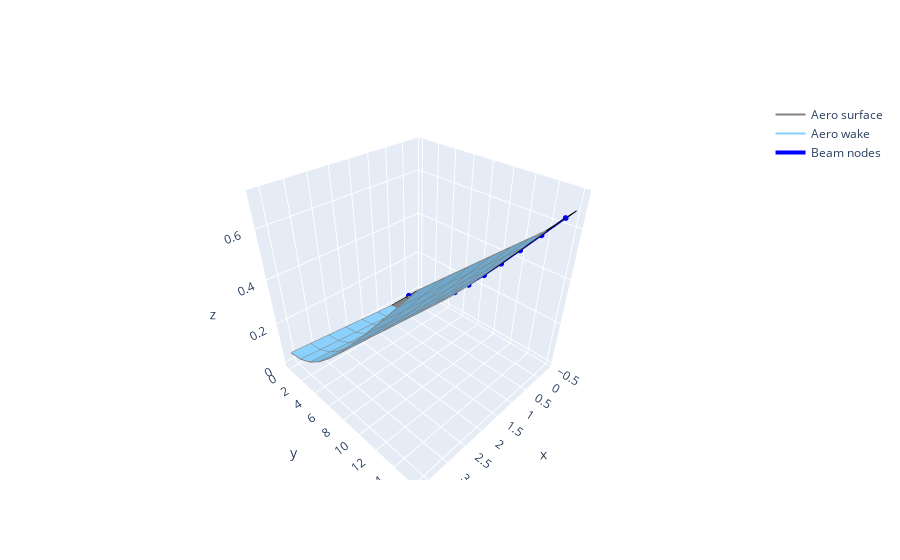

This figure's notebook cell:
### Code cell
pu.plot_timestep(sharpy_output, tstep=-400, minus_mstar=(wake_panels-6), plotly=True)

### Figure 1 — Plotly figure (JSON) as saved in the notebook; plotly's stock layout.template omitted (floating-point values rounded to 4 significant figures)
{"data": [{"line": {"color": "grey"}, "mode": "lines", "name": "Aero surface", "surfaceaxis": 2, "type": "scatter3d", "x": [-0.375, 0.125, 0.125, -0.375, -0.375], "y": [-6.108e-18, 2.036e-18, 1.6, 1.6, -6.108e-18], "z": [-3.247e-17, 1.082e-17, 0.01329, 0.01375, -3.247e-17]}, {"line": {"color": "grey"}, "mode": "lines", "showlegend": false, "surfaceaxis": 2, "type": "scatter3d", "x": [-0.375, 0.125, 0.125, -0.375, -0.375], "y": [1.6, 1.6, 3.2, 3.199, 1.6], "z": [0.01375, 0.01329, 0.04796, 0.04884, 0.01375]}, {"line": {"color": "grey"}, "mode": "lines", "showlegend": false, "surfaceaxis": 2, "type": "scatter3d", "x": [-0.375, 0.125, 0.1251, -0.3749, -0.375], "y": [3.199, 3.2, 4.799, 4.798, 3.199], "z": [0.04884, 0.04796, 0.09942, 0.1007, 0.04884]}, {"line": {"color": "grey"}, "mode": "lines", "showlegend": false, "surfaceaxis": 2, "type": "scatter3d", "x": [-0.3749, 0.1251, 0.1252, -0.3748, -0.3749], "y": [4.798, 4.799, 6.398, 6.396, 4.798], "z": [0.1007, 0.09942, 0.1638, 0.1654, 0.1007]}, {"line": {"color": "grey"}, "mode": "lines", "showlegend": false, "surfaceaxis": 2, "type": "scatter3d", "x": [-0.3748, 0.1252, 0.1253, -0.3747, -0.3748], "y": [6.396, 6.398, 7.996, 7.994, 6.396], "z": [0.1654, 0.1638, 0.2375, 0.2394, 0.1654]}, {"line": {"color": "grey"}, "mode": "lines", "showlegend": false, "surfaceaxis": 2, "type": "scatter3d", "x": [-0.3747, 0.1253, 0.1254, -0.3746, -0.3747], "y": [7.994, 7.996, 9.594, 9.592, 7.994], "z": [0.2394, 0.2375, 0.3178, 0.3198, 0.2394]}, {"line": {"color": "grey"}, "mode": "lines", "showlegend": false, "surfaceaxis": 2, "type": "scatter3d", "x": [-0.3746, 0.1254, 0.1255, -0.3745, -0.3746], "y": [9.592, 9.594, 11.19, 11.19, 9.592], "z": [0.3198, 0.3178, 0.402, 0.4042, 0.3198]}, {"line": {"color": "grey"}, "mode": "lines", "showlegend": false, "surfaceaxis": 2, "type": "scatter3d", "x": [-0.3745, 0.1255, 0.1257, -0.3743, -0.3745], "y": [11.19, 11.19, 12.79, 12.79, 11.19], "z": [0.4042, 0.402, 0.4885, 0.4908, 0.4042]}, {"line": {"color": "grey"}, "mode": "lines", "showlegend": false, "surfaceaxis": 2, "type": "scatter3d", "x": [-0.3743, 0.1257, 0.1258, -0.3741, -0.3743], "y": [12.79, 12.79, 14.39, 14.38, 12.79], "z": [0.4908, 0.4885, 0.5759, 0.5783, 0.4908]}, {"line": {"color": "grey"}, "mode": "lines", "showlegend": false, "surfaceaxis": 2, "type": "scatter3d", "x": [-0.3741, 0.1258, 0.126, -0.374, -0.3741], "y": [14.38, 14.39, 15.98, 15.98, 14.38], "z": [0.5783, 0.5759, 0.6635, 0.6659, 0.5783]}, {"line": {"color": "grey"}, "mode": "lines", "showlegend": false, "surfaceaxis": 2, "type": "scatter3d", "x": [0.125, 0.625, 0.625, 0.125, 0.125], "y": [2.036e-18, 1.018e-17, 1.601, 1.6, 2.036e-18], "z": [1.082e-17, 5.412e-17, 0.01283, 0.01329, 1.082e-17]}, {"line": {"color": "grey"}, "mode": "lines", "showlegend": false, "surfaceaxis": 2, "type": "scatter3d", "x": [0.125, 0.625, 0.625, 0.125, 0.125], "y": [1.6, 1.601, 3.201, 3.2, 1.6], "z": [0.01329, 0.01283, 0.04707, 0.04796, 0.01329]}, {"line": {"color": "grey"}, "mode": "lines", "showlegend": false, "surfaceaxis": 2, "type": "scatter3d", "x": [0.125, 0.625, 0.6251, 0.1251, 0.125], "y": [3.2, 3.201, 4.8, 4.799, 3.2], "z": [0.04796, 0.04707, 0.09818, 0.09942, 0.04796]}, {"line": {"color": "grey"}, "mode": "lines", "showlegend": false, "surfaceaxis": 2, "type": "scatter3d", "x": [0.1251, 0.6251, 0.6252, 0.1252, 0.1251], "y": [4.799, 4.8, 6.399, 6.398, 4.799], "z": [0.09942, 0.09818, 0.1623, 0.1638, 0.09942]}, {"line": {"color": "grey"}, "mode": "lines", "showlegend": false, "surfaceaxis": 2, "type": "scatter3d", "x": [0.1252, 0.6252, 0.6253, 0.1253, 0.1252], "y": [6.398, 6.399, 7.998, 7.996, 6.398], "z": [0.1638, 0.1623, 0.2357, 0.2375, 0.1638]}, {"line": {"color": "grey"}, "mode": "lines", "showlegend": false, "surfaceaxis": 2, "type": "scatter3d", "x": [0.1253, 0.6253, 0.6254, 0.1254, 0.1253], "y": [7.996, 7.998, 9.596, 9.594, 7.996], "z": [0.2375, 0.2357, 0.3157, 0.3178, 0.2375]}, {"line": {"color": "grey"}, "mode": "lines", "showlegend": false, "surfaceaxis": 2, "type": "scatter3d", "x": [0.1254, 0.6254, 0.6255, 0.1255, 0.1254], "y": [9.594, 9.596, 11.19, 11.19, 9.594], "z": [0.3178, 0.3157, 0.3998, 0.402, 0.3178]}, {"line": {"color": "grey"}, "mode": "lines", "showlegend": false, "surfaceaxis": 2, "type": "scatter3d", "x": [0.1255, 0.6255, 0.6257, 0.1257, 0.1255], "y": [11.19, 11.19, 12.79, 12.79, 11.19], "z": [0.402, 0.3998, 0.4862, 0.4885, 0.402]}, {"line": {"color": "grey"}, "mode": "lines", "showlegend": false, "surfaceaxis": 2, "type": "scatter3d", "x": [0.1257, 0.6257, 0.6258, 0.1258, 0.1257], "y": [12.79, 12.79, 14.39, 14.39, 12.79], "z": [0.4885, 0.4862, 0.5735, 0.5759, 0.4885]}, {"line": {"color": "grey"}, "mode": "lines", "showlegend": false, "surfaceaxis": 2, "type": "scatter3d", "x": [0.1258, 0.6258, 0.626, 0.126, 0.1258], "y": [14.39, 14.39, 15.99, 15.98, 14.39], "z": [0.5759, 0.5735, 0.6611, 0.6635, 0.5759]}, {"line": {"color": "black"}, "mode": "lines", "showlegend": false, "type": "scatter3d", "x": [-0.375, -0.375, -0.375, -0.3749, -0.3748, -0.3747, -0.3746, -0.3745, -0.3743, -0.3741, -0.374], "y": [-6.108e-18, 1.6, 3.199, 4.798, 6.396, 7.994, 9.592, 11.19, 12.79, 14.38, 15.98], "z": [-3.247e-17, 0.01375, 0.04884, 0.1007, 0.1654, 0.2394, 0.3198, 0.4042, 0.4908, 0.5783, 0.6659]}, {"line": {"color": "black"}, "mode": "lines", "showlegend": false, "type": "scatter3d", "x": [0.125, 0.125, 0.125, 0.1251, 0.1252, 0.1253, 0.1254, 0.1255, 0.1257, 0.1258, 0.126], "y": [2.036e-18, 1.6, 3.2, 4.799, 6.398, 7.996, 9.594, 11.19, 12.79, 14.39, 15.98], "z": [1.082e-17, 0.01329, 0.04796, 0.09942, 0.1638, 0.2375, 0.3178, 0.402, 0.4885, 0.5759, 0.6635]}, {"line": {"color": "black"}, "mode": "lines", "showlegend": false, "type": "scatter3d", "x": [0.625, 0.625, 0.625, 0.6251, 0.6252, 0.6253, 0.6254, 0.6255, 0.6257, 0.6258, 0.626], "y": [1.018e-17, 1.601, 3.201, 4.8, 6.399, 7.998, 9.596, 11.19, 12.79, 14.39, 15.99], "z": [5.412e-17, 0.01283, 0.04707, 0.09818, 0.1623, 0.2357, 0.3157, 0.3998, 0.4862, 0.5735, 0.6611]}, {"line": {"color": "black"}, "mode": "lines", "showlegend": false, "type": "scatter3d", "x": [-0.375, 0.125, 0.625], "y": [-6.108e-18, 2.036e-18, 1.018e-17], "z": [-3.247e-17, 1.082e-17, 5.412e-17]}, {"line": {"color": "black"}, "mode": "lines", "showlegend": false, "type": "scatter3d", "x": [-0.375, 0.125, 0.625], "y": [1.6, 1.6, 1.601], "z": [0.01375, 0.01329, 0.01283]}, {"line": {"color": "black"}, "mode": "lines", "showlegend": false, "type": "scatter3d", "x": [-0.375, 0.125, 0.625], "y": [3.199, 3.2, 3.201], "z": [0.04884, 0.04796, 0.04707]}, {"line": {"color": "black"}, "mode": "lines", "showlegend": false, "type": "scatter3d", "x": [-0.3749, 0.1251, 0.6251], "y": [4.798, 4.799, 4.8], "z": [0.1007, 0.09942, 0.09818]}, {"line": {"color": "black"}, "mode": "lines", "showlegend": false, "type": "scatter3d", "x": [-0.3748, 0.1252, 0.6252], "y": [6.396, 6.398, 6.399], "z": [0.1654, 0.1638, 0.1623]}, {"line": {"color": "black"}, "mode": "lines", "showlegend": false, "type": "scatter3d", "x": [-0.3747, 0.1253, 0.6253], "y": [7.994, 7.996, 7.998], "z": [0.2394, 0.2375, 0.2357]}, {"line": {"color": "black"}, "mode": "lines", "showlegend": false, "type": "scatter3d", "x": [-0.3746, 0.1254, 0.6254], "y": [9.592, 9.594, 9.596], "z": [0.3198, 0.3178, 0.3157]}, {"line": {"color": "black"}, "mode": "lines", "showlegend": false, "type": "scatter3d", "x": [-0.3745, 0.1255, 0.6255], "y": [11.19, 11.19, 11.19], "z": [0.4042, 0.402, 0.3998]}, {"line": {"color": "black"}, "mode": "lines", "showlegend": false, "type": "scatter3d", "x": [-0.3743, 0.1257, 0.6257], "y": [12.79, 12.79, 12.79], "z": [0.4908, 0.4885, 0.4862]}, {"line": {"color": "black"}, "mode": "lines", "showlegend": false, "type": "scatter3d", "x": [-0.3741, 0.1258, 0.6258], "y": [14.38, 14.39, 14.39], "z": [0.5783, 0.5759, 0.5735]}, {"line": {"color": "black"}, "mode": "lines", "showlegend": false, "type": "scatter3d", "x": [-0.374, 0.126, 0.626], "y": [15.98, 15.98, 15.99], "z": [0.6659, 0.6635, 0.6611]}, {"line": {"color": "lightskyblue"}, "mode": "lines", "name": "Aero wake", "surfaceaxis": 2, "type": "scatter3d", "x": [0.625, 1.125, 1.125, 0.625, 0.625], "y": [1.018e-17, 1.018e-17, 1.599, 1.601, 1.018e-17], "z": [5.412e-17, 0.008726, 0.02163, 0.01283, 5.412e-17]}, {"line": {"color": "lightskyblue"}, "mode": "lines", "showlegend": false, "surfaceaxis": 2, "type": "scatter3d", "x": [0.625, 1.125, 1.125, 0.625, 0.625], "y": [1.601, 1.599, 3.201, 3.201, 1.601], "z": [0.01283, 0.02163, 0.05597, 0.04707, 0.01283]}, {"line": {"color": "lightskyblue"}, "mode": "lines", "showlegend": false, "surfaceaxis": 2, "type": "scatter3d", "x": [0.625, 1.125, 1.125, 0.6251, 0.625], "y": [3.201, 3.201, 4.8, 4.8, 3.201], "z": [0.04707, 0.05597, 0.1071, 0.09818, 0.04707]}, {"line": {"color": "lightskyblue"}, "mode": "lines", "showlegend": false, "surfaceaxis": 2, "type": "scatter3d", "x": [0.6251, 1.125, 1.125, 0.6252, 0.6251], "y": [4.8, 4.8, 6.399, 6.399, 4.8], "z": [0.09818, 0.1071, 0.1713, 0.1623, 0.09818]}, {"line": {"color": "lightskyblue"}, "mode": "lines", "showlegend": false, "surfaceaxis": 2, "type": "scatter3d", "x": [0.6252, 1.125, 1.125, 0.6253, 0.6252], "y": [6.399, 6.399, 7.998, 7.998, 6.399], "z": [0.1623, 0.1713, 0.2448, 0.2357, 0.1623]}, {"line": {"color": "lightskyblue"}, "mode": "lines", "showlegend": false, "surfaceaxis": 2, "type": "scatter3d", "x": [0.6253, 1.125, 1.125, 0.6254, 0.6253], "y": [7.998, 7.998, 9.596, 9.596, 7.998], "z": [0.2357, 0.2448, 0.3248, 0.3157, 0.2357]}, {"line": {"color": "lightskyblue"}, "mode": "lines", "showlegend": false, "surfaceaxis": 2, "type": "scatter3d", "x": [0.6254, 1.125, 1.125, 0.6255, 0.6254], "y": [9.596, 9.596, 11.19, 11.19, 9.596], "z": [0.3157, 0.3248, 0.4089, 0.3998, 0.3157]}, {"line": {"color": "lightskyblue"}, "mode": "lines", "showlegend": false, "surfaceaxis": 2, "type": "scatter3d", "x": [0.6255, 1.125, 1.125, 0.6257, 0.6255], "y": [11.19, 11.19, 12.79, 12.79, 11.19], "z": [0.3998, 0.4089, 0.4952, 0.4862, 0.3998]}, {"line": {"color": "lightskyblue"}, "mode": "lines", "showlegend": false, "surfaceaxis": 2, "type": "scatter3d", "x": [0.6257, 1.125, 1.125, 0.6258, 0.6257], "y": [12.79, 12.79, 14.39, 14.39, 12.79], "z": [0.4862, 0.4952, 0.5825, 0.5735, 0.4862]}, {"line": {"color": "lightskyblue"}, "mode": "lines", "showlegend": false, "surfaceaxis": 2, "type": "scatter3d", "x": [0.6258, 1.125, 1.125, 0.626, 0.6258], "y": [14.39, 14.39, 15.99, 15.99, 14.39], "z": [0.5735, 0.5825, 0.6701, 0.6611, 0.5735]}, {"line": {"color": "lightskyblue"}, "mode": "lines", "showlegend": false, "surfaceaxis": 2, "type": "scatter3d", "x": [1.125, 1.625, 1.625, 1.125, 1.125], "y": [1.018e-17, 1.018e-17, 1.599, 1.599, 1.018e-17], "z": [0.008726, 0.01745, 0.03043, 0.02163, 0.008726]}, {"line": {"color": "lightskyblue"}, "mode": "lines", "showlegend": false, "surfaceaxis": 2, "type": "scatter3d", "x": [1.125, 1.625, 1.624, 1.125, 1.125], "y": [1.599, 1.599, 3.199, 3.201, 1.599], "z": [0.02163, 0.03043, 0.06478, 0.05597, 0.02163]}, {"line": {"color": "lightskyblue"}, "mode": "lines", "showlegend": false, "surfaceaxis": 2, "type": "scatter3d", "x": [1.125, 1.624, 1.624, 1.125, 1.125], "y": [3.201, 3.199, 4.8, 4.8, 3.201], "z": [0.05597, 0.06478, 0.1161, 0.1071, 0.05597]}, {"line": {"color": "lightskyblue"}, "mode": "lines", "showlegend": false, "surfaceaxis": 2, "type": "scatter3d", "x": [1.125, 1.624, 1.624, 1.125, 1.125], "y": [4.8, 4.8, 6.399, 6.399, 4.8], "z": [0.1071, 0.1161, 0.1802, 0.1713, 0.1071]}, {"line": {"color": "lightskyblue"}, "mode": "lines", "showlegend": false, "surfaceaxis": 2, "type": "scatter3d", "x": [1.125, 1.624, 1.624, 1.125, 1.125], "y": [6.399, 6.399, 7.998, 7.998, 6.399], "z": [0.1713, 0.1802, 0.2537, 0.2448, 0.1713]}, {"line": {"color": "lightskyblue"}, "mode": "lines", "showlegend": false, "surfaceaxis": 2, "type": "scatter3d", "x": [1.125, 1.624, 1.624, 1.125, 1.125], "y": [7.998, 7.998, 9.596, 9.596, 7.998], "z": [0.2448, 0.2537, 0.3338, 0.3248, 0.2448]}, {"line": {"color": "lightskyblue"}, "mode": "lines", "showlegend": false, "surfaceaxis": 2, "type": "scatter3d", "x": [1.125, 1.624, 1.624, 1.125, 1.125], "y": [9.596, 9.596, 11.19, 11.19, 9.596], "z": [0.3248, 0.3338, 0.4178, 0.4089, 0.3248]}, {"line": {"color": "lightskyblue"}, "mode": "lines", "showlegend": false, "surfaceaxis": 2, "type": "scatter3d", "x": [1.125, 1.624, 1.624, 1.125, 1.125], "y": [11.19, 11.19, 12.79, 12.79, 11.19], "z": [0.4089, 0.4178, 0.5042, 0.4952, 0.4089]}, {"line": {"color": "lightskyblue"}, "mode": "lines", "showlegend": false, "surfaceaxis": 2, "type": "scatter3d", "x": [1.125, 1.624, 1.624, 1.125, 1.125], "y": [12.79, 12.79, 14.39, 14.39, 12.79], "z": [0.4952, 0.5042, 0.5914, 0.5825, 0.4952]}, {"line": {"color": "lightskyblue"}, "mode": "lines", "showlegend": false, "surfaceaxis": 2, "type": "scatter3d", "x": [1.125, 1.624, 1.624, 1.125, 1.125], "y": [14.39, 14.39, 15.99, 15.99, 14.39], "z": [0.5825, 0.5914, 0.679, 0.6701, 0.5825]}, {"line": {"color": "lightskyblue"}, "mode": "lines", "showlegend": false, "surfaceaxis": 2, "type": "scatter3d", "x": [1.625, 2.125, 2.125, 1.625, 1.625], "y": [1.018e-17, 1.018e-17, 1.6, 1.599, 1.018e-17], "z": [0.01745, 0.02618, 0.03918, 0.03043, 0.01745]}, {"line": {"color": "lightskyblue"}, "mode": "lines", "showlegend": false, "surfaceaxis": 2, "type": "scatter3d", "x": [1.625, 2.125, 2.124, 1.624, 1.625], "y": [1.599, 1.6, 3.199, 3.199, 1.599], "z": [0.03043, 0.03918, 0.07357, 0.06478, 0.03043]}, {"line": {"color": "lightskyblue"}, "mode": "lines", "showlegend": false, "surfaceaxis": 2, "type": "scatter3d", "x": [1.624, 2.124, 2.124, 1.624, 1.624], "y": [3.199, 3.199, 4.797, 4.8, 3.199], "z": [0.06478, 0.07357, 0.1248, 0.1161, 0.06478]}, {"line": {"color": "lightskyblue"}, "mode": "lines", "showlegend": false, "surfaceaxis": 2, "type": "scatter3d", "x": [1.624, 2.124, 2.124, 1.624, 1.624], "y": [4.8, 4.797, 6.399, 6.399, 4.8], "z": [0.1161, 0.1248, 0.189, 0.1802, 0.1161]}, {"line": {"color": "lightskyblue"}, "mode": "lines", "showlegend": false, "surfaceaxis": 2, "type": "scatter3d", "x": [1.624, 2.124, 2.124, 1.624, 1.624], "y": [6.399, 6.399, 7.998, 7.998, 6.399], "z": [0.1802, 0.189, 0.2626, 0.2537, 0.1802]}, {"line": {"color": "lightskyblue"}, "mode": "lines", "showlegend": false, "surfaceaxis": 2, "type": "scatter3d", "x": [1.624, 2.124, 2.124, 1.624, 1.624], "y": [7.998, 7.998, 9.596, 9.596, 7.998], "z": [0.2537, 0.2626, 0.3426, 0.3338, 0.2537]}, {"line": {"color": "lightskyblue"}, "mode": "lines", "showlegend": false, "surfaceaxis": 2, "type": "scatter3d", "x": [1.624, 2.124, 2.124, 1.624, 1.624], "y": [9.596, 9.596, 11.19, 11.19, 9.596], "z": [0.3338, 0.3426, 0.4266, 0.4178, 0.3338]}, {"line": {"color": "lightskyblue"}, "mode": "lines", "showlegend": false, "surfaceaxis": 2, "type": "scatter3d", "x": [1.624, 2.124, 2.124, 1.624, 1.624], "y": [11.19, 11.19, 12.79, 12.79, 11.19], "z": [0.4178, 0.4266, 0.5129, 0.5042, 0.4178]}, {"line": {"color": "lightskyblue"}, "mode": "lines", "showlegend": false, "surfaceaxis": 2, "type": "scatter3d", "x": [1.624, 2.124, 2.124, 1.624, 1.624], "y": [12.79, 12.79, 14.39, 14.39, 12.79], "z": [0.5042, 0.5129, 0.6002, 0.5914, 0.5042]}, {"line": {"color": "lightskyblue"}, "mode": "lines", "showlegend": false, "surfaceaxis": 2, "type": "scatter3d", "x": [1.624, 2.124, 2.124, 1.624, 1.624], "y": [14.39, 14.39, 15.99, 15.99, 14.39], "z": [0.5914, 0.6002, 0.6877, 0.679, 0.5914]}, {"line": {"color": "lightskyblue"}, "mode": "lines", "showlegend": false, "surfaceaxis": 2, "type": "scatter3d", "x": [2.125, 2.625, 2.625, 2.125, 2.125], "y": [1.018e-17, 1.018e-17, 1.6, 1.6, 1.018e-17], "z": [0.02618, 0.0349, 0.0479, 0.03918, 0.02618]}, {"line": {"color": "lightskyblue"}, "mode": "lines", "showlegend": false, "surfaceaxis": 2, "type": "scatter3d", "x": [2.125, 2.625, 2.624, 2.124, 2.125], "y": [1.6, 1.6, 3.199, 3.199, 1.6], "z": [0.03918, 0.0479, 0.08227, 0.07357, 0.03918]}, {"line": {"color": "lightskyblue"}, "mode": "lines", "showlegend": false, "surfaceaxis": 2, "type": "scatter3d", "x": [2.124, 2.624, 2.624, 2.124, 2.124], "y": [3.199, 3.199, 4.8, 4.797, 3.199], "z": [0.07357, 0.08227, 0.1335, 0.1248, 0.07357]}, {"line": {"color": "lightskyblue"}, "mode": "lines", "showlegend": false, "surfaceaxis": 2, "type": "scatter3d", "x": [2.124, 2.624, 2.624, 2.124, 2.124], "y": [4.797, 4.8, 6.399, 6.399, 4.797], "z": [0.1248, 0.1335, 0.1977, 0.189, 0.1248]}, {"line": {"color": "lightskyblue"}, "mode": "lines", "showlegend": false, "surfaceaxis": 2, "type": "scatter3d", "x": [2.124, 2.624, 2.624, 2.124, 2.124], "y": [6.399, 6.399, 7.998, 7.998, 6.399], "z": [0.189, 0.1977, 0.2712, 0.2626, 0.189]}, {"line": {"color": "lightskyblue"}, "mode": "lines", "showlegend": false, "surfaceaxis": 2, "type": "scatter3d", "x": [2.124, 2.624, 2.624, 2.124, 2.124], "y": [7.998, 7.998, 9.596, 9.596, 7.998], "z": [0.2626, 0.2712, 0.3512, 0.3426, 0.2626]}, {"line": {"color": "lightskyblue"}, "mode": "lines", "showlegend": false, "surfaceaxis": 2, "type": "scatter3d", "x": [2.124, 2.624, 2.624, 2.124, 2.124], "y": [9.596, 9.596, 11.19, 11.19, 9.596], "z": [0.3426, 0.3512, 0.4352, 0.4266, 0.3426]}, {"line": {"color": "lightskyblue"}, "mode": "lines", "showlegend": false, "surfaceaxis": 2, "type": "scatter3d", "x": [2.124, 2.624, 2.624, 2.124, 2.124], "y": [11.19, 11.19, 12.79, 12.79, 11.19], "z": [0.4266, 0.4352, 0.5216, 0.5129, 0.4266]}, {"line": {"color": "lightskyblue"}, "mode": "lines", "showlegend": false, "surfaceaxis": 2, "type": "scatter3d", "x": [2.124, 2.624, 2.624, 2.124, 2.124], "y": [12.79, 12.79, 14.39, 14.39, 12.79], "z": [0.5129, 0.5216, 0.6088, 0.6002, 0.5129]}, {"line": {"color": "lightskyblue"}, "mode": "lines", "showlegend": false, "surfaceaxis": 2, "type": "scatter3d", "x": [2.124, 2.624, 2.624, 2.124, 2.124], "y": [14.39, 14.39, 15.99, 15.99, 14.39], "z": [0.6002, 0.6088, 0.6964, 0.6877, 0.6002]}, {"line": {"color": "lightskyblue"}, "mode": "lines", "showlegend": false, "surfaceaxis": 2, "type": "scatter3d", "x": [2.625, 3.125, 3.124, 2.625, 2.625], "y": [1.018e-17, 1.018e-17, 1.599, 1.6, 1.018e-17], "z": [0.0349, 0.04363, 0.05655, 0.0479, 0.0349]}, {"line": {"color": "lightskyblue"}, "mode": "lines", "showlegend": false, "surfaceaxis": 2, "type": "scatter3d", "x": [2.625, 3.124, 3.124, 2.624, 2.625], "y": [1.6, 1.599, 3.201, 3.199, 1.6], "z": [0.0479, 0.05655, 0.09091, 0.08227, 0.0479]}, {"line": {"color": "lightskyblue"}, "mode": "lines", "showlegend": false, "surfaceaxis": 2, "type": "scatter3d", "x": [2.624, 3.124, 3.124, 2.624, 2.624], "y": [3.199, 3.201, 4.8, 4.8, 3.199], "z": [0.08227, 0.09091, 0.1421, 0.1335, 0.08227]}, {"line": {"color": "lightskyblue"}, "mode": "lines", "showlegend": false, "surfaceaxis": 2, "type": "scatter3d", "x": [2.624, 3.124, 3.124, 2.624, 2.624], "y": [4.8, 4.8, 6.399, 6.399, 4.8], "z": [0.1335, 0.1421, 0.2062, 0.1977, 0.1335]}, {"line": {"color": "lightskyblue"}, "mode": "lines", "showlegend": false, "surfaceaxis": 2, "type": "scatter3d", "x": [2.624, 3.124, 3.124, 2.624, 2.624], "y": [6.399, 6.399, 7.998, 7.998, 6.399], "z": [0.1977, 0.2062, 0.2797, 0.2712, 0.1977]}, {"line": {"color": "lightskyblue"}, "mode": "lines", "showlegend": false, "surfaceaxis": 2, "type": "scatter3d", "x": [2.624, 3.124, 3.124, 2.624, 2.624], "y": [7.998, 7.998, 9.596, 9.596, 7.998], "z": [0.2712, 0.2797, 0.3597, 0.3512, 0.2712]}, {"line": {"color": "lightskyblue"}, "mode": "lines", "showlegend": false, "surfaceaxis": 2, "type": "scatter3d", "x": [2.624, 3.124, 3.124, 2.624, 2.624], "y": [9.596, 9.596, 11.19, 11.19, 9.596], "z": [0.3512, 0.3597, 0.4437, 0.4352, 0.3512]}, {"line": {"color": "lightskyblue"}, "mode": "lines", "showlegend": false, "surfaceaxis": 2, "type": "scatter3d", "x": [2.624, 3.124, 3.124, 2.624, 2.624], "y": [11.19, 11.19, 12.79, 12.79, 11.19], "z": [0.4352, 0.4437, 0.5301, 0.5216, 0.4352]}, {"line": {"color": "lightskyblue"}, "mode": "lines", "showlegend": false, "surfaceaxis": 2, "type": "scatter3d", "x": [2.624, 3.124, 3.124, 2.624, 2.624], "y": [12.79, 12.79, 14.39, 14.39, 12.79], "z": [0.5216, 0.5301, 0.6173, 0.6088, 0.5216]}, {"line": {"color": "lightskyblue"}, "mode": "lines", "showlegend": false, "surfaceaxis": 2, "type": "scatter3d", "x": [2.624, 3.124, 3.124, 2.624, 2.624], "y": [14.39, 14.39, 15.99, 15.99, 14.39], "z": [0.6088, 0.6173, 0.7049, 0.6964, 0.6088]}, {"line": {"color": "lightskyblue"}, "mode": "lines", "showlegend": false, "surfaceaxis": 2, "type": "scatter3d", "x": [3.125, 3.625, 3.624, 3.124, 3.125], "y": [1.018e-17, 1.018e-17, 1.601, 1.599, 1.018e-17], "z": [0.04363, 0.05236, 0.0652, 0.05655, 0.04363]}, {"line": {"color": "lightskyblue"}, "mode": "lines", "showlegend": false, "surfaceaxis": 2, "type": "scatter3d", "x": [3.124, 3.624, 3.624, 3.124, 3.124], "y": [1.599, 1.601, 3.201, 3.201, 1.599], "z": [0.05655, 0.0652, 0.09946, 0.09091, 0.05655]}, {"line": {"color": "lightskyblue"}, "mode": "lines", "showlegend": false, "surfaceaxis": 2, "type": "scatter3d", "x": [3.124, 3.624, 3.624, 3.124, 3.124], "y": [3.201, 3.201, 4.8, 4.8, 3.201], "z": [0.09091, 0.09946, 0.1506, 0.1421, 0.09091]}, {"line": {"color": "lightskyblue"}, "mode": "lines", "showlegend": false, "surfaceaxis": 2, "type": "scatter3d", "x": [3.124, 3.624, 3.624, 3.124, 3.124], "y": [4.8, 4.8, 6.399, 6.399, 4.8], "z": [0.1421, 0.1506, 0.2146, 0.2062, 0.1421]}, {"line": {"color": "lightskyblue"}, "mode": "lines", "showlegend": false, "surfaceaxis": 2, "type": "scatter3d", "x": [3.124, 3.624, 3.625, 3.124, 3.124], "y": [6.399, 6.399, 7.998, 7.998, 6.399], "z": [0.2062, 0.2146, 0.2881, 0.2797, 0.2062]}, {"line": {"color": "lightskyblue"}, "mode": "lines", "showlegend": false, "surfaceaxis": 2, "type": "scatter3d", "x": [3.124, 3.625, 3.625, 3.124, 3.124], "y": [7.998, 7.998, 9.596, 9.596, 7.998], "z": [0.2797, 0.2881, 0.3681, 0.3597, 0.2797]}, {"line": {"color": "lightskyblue"}, "mode": "lines", "showlegend": false, "surfaceaxis": 2, "type": "scatter3d", "x": [3.124, 3.625, 3.625, 3.124, 3.124], "y": [9.596, 9.596, 11.19, 11.19, 9.596], "z": [0.3597, 0.3681, 0.4522, 0.4437, 0.3597]}, {"line": {"color": "lightskyblue"}, "mode": "lines", "showlegend": false, "surfaceaxis": 2, "type": "scatter3d", "x": [3.124, 3.625, 3.625, 3.124, 3.124], "y": [11.19, 11.19, 12.79, 12.79, 11.19], "z": [0.4437, 0.4522, 0.5385, 0.5301, 0.4437]}, {"line": {"color": "lightskyblue"}, "mode": "lines", "showlegend": false, "surfaceaxis": 2, "type": "scatter3d", "x": [3.124, 3.625, 3.625, 3.124, 3.124], "y": [12.79, 12.79, 14.39, 14.39, 12.79], "z": [0.5301, 0.5385, 0.6258, 0.6173, 0.5301]}, {"line": {"color": "lightskyblue"}, "mode": "lines", "showlegend": false, "surfaceaxis": 2, "type": "scatter3d", "x": [3.124, 3.625, 3.625, 3.124, 3.124], "y": [14.39, 14.39, 15.99, 15.99, 14.39], "z": [0.6173, 0.6258, 0.7134, 0.7049, 0.6173]}, {"line": {"color": "grey"}, "mode": "lines", "showlegend": false, "type": "scatter3d", "x": [0.625, 0.625, 0.625, 0.6251, 0.6252, 0.6253, 0.6254, 0.6255, 0.6257, 0.6258, 0.626], "y": [1.018e-17, 1.601, 3.201, 4.8, 6.399, 7.998, 9.596, 11.19, 12.79, 14.39, 15.99], "z": [5.412e-17, 0.01283, 0.04707, 0.09818, 0.1623, 0.2357, 0.3157, 0.3998, 0.4862, 0.5735, 0.6611]}, {"line": {"color": "grey"}, "mode": "lines", "showlegend": false, "type": "scatter3d", "x": [1.125, 1.125, 1.125, 1.125, 1.125, 1.125, 1.125, 1.125, 1.125, 1.125, 1.125], "y": [1.018e-17, 1.599, 3.201, 4.8, 6.399, 7.998, 9.596, 11.19, 12.79, 14.39, 15.99], "z": [0.008726, 0.02163, 0.05597, 0.1071, 0.1713, 0.2448, 0.3248, 0.4089, 0.4952, 0.5825, 0.6701]}, {"line": {"color": "grey"}, "mode": "lines", "showlegend": false, "type": "scatter3d", "x": [1.625, 1.625, 1.624, 1.624, 1.624, 1.624, 1.624, 1.624, 1.624, 1.624, 1.624], "y": [1.018e-17, 1.599, 3.199, 4.8, 6.399, 7.998, 9.596, 11.19, 12.79, 14.39, 15.99], "z": [0.01745, 0.03043, 0.06478, 0.1161, 0.1802, 0.2537, 0.3338, 0.4178, 0.5042, 0.5914, 0.679]}, {"line": {"color": "grey"}, "mode": "lines", "showlegend": false, "type": "scatter3d", "x": [2.125, 2.125, 2.124, 2.124, 2.124, 2.124, 2.124, 2.124, 2.124, 2.124, 2.124], "y": [1.018e-17, 1.6, 3.199, 4.797, 6.399, 7.998, 9.596, 11.19, 12.79, 14.39, 15.99], "z": [0.02618, 0.03918, 0.07357, 0.1248, 0.189, 0.2626, 0.3426, 0.4266, 0.5129, 0.6002, 0.6877]}, {"line": {"color": "grey"}, "mode": "lines", "showlegend": false, "type": "scatter3d", "x": [2.625, 2.625, 2.624, 2.624, 2.624, 2.624, 2.624, 2.624, 2.624, 2.624, 2.624], "y": [1.018e-17, 1.6, 3.199, 4.8, 6.399, 7.998, 9.596, 11.19, 12.79, 14.39, 15.99], "z": [0.0349, 0.0479, 0.08227, 0.1335, 0.1977, 0.2712, 0.3512, 0.4352, 0.5216, 0.6088, 0.6964]}, {"line": {"color": "grey"}, "mode": "lines", "showlegend": false, "type": "scatter3d", "x": [3.125, 3.124, 3.124, 3.124, 3.124, 3.124, 3.124, 3.124, 3.124, 3.124, 3.124], "y": [1.018e-17, 1.599, 3.201, 4.8, 6.399, 7.998, 9.596, 11.19, 12.79, 14.39, 15.99], "z": [0.04363, 0.05655, 0.09091, 0.1421, 0.2062, 0.2797, 0.3597, 0.4437, 0.5301, 0.6173, 0.7049]}, {"line": {"color": "grey"}, "mode": "lines", "showlegend": false, "type": "scatter3d", "x": [3.625, 3.624, 3.624, 3.624, 3.624, 3.625, 3.625, 3.625, 3.625, 3.625, 3.625], "y": [1.018e-17, 1.601, 3.201, 4.8, 6.399, 7.998, 9.596, 11.19, 12.79, 14.39, 15.99], "z": [0.05236, 0.0652, 0.09946, 0.1506, 0.2146, 0.2881, 0.3681, 0.4522, 0.5385, 0.6258, 0.7134]}, {"line": {"color": "grey"}, "mode": "lines", "showlegend": false, "type": "scatter3d", "x": [0.625, 1.125, 1.625, 2.125, 2.625, 3.125, 3.625], "y": [1.018e-17, 1.018e-17, 1.018e-17, 1.018e-17, 1.018e-17, 1.018e-17, 1.018e-17], "z": [5.412e-17, 0.008726, 0.01745, 0.02618, 0.0349, 0.04363, 0.05236]}, {"line": {"color": "grey"}, "mode": "lines", "showlegend": false, "type": "scatter3d", "x": [0.625, 1.125, 1.625, 2.125, 2.625, 3.124, 3.624], "y": [1.601, 1.599, 1.599, 1.6, 1.6, 1.599, 1.601], "z": [0.01283, 0.02163, 0.03043, 0.03918, 0.0479, 0.05655, 0.0652]}, {"line": {"color": "grey"}, "mode": "lines", "showlegend": false, "type": "scatter3d", "x": [0.625, 1.125, 1.624, 2.124, 2.624, 3.124, 3.624], "y": [3.201, 3.201, 3.199, 3.199, 3.199, 3.201, 3.201], "z": [0.04707, 0.05597, 0.06478, 0.07357, 0.08227, 0.09091, 0.09946]}, {"line": {"color": "grey"}, "mode": "lines", "showlegend": false, "type": "scatter3d", "x": [0.6251, 1.125, 1.624, 2.124, 2.624, 3.124, 3.624], "y": [4.8, 4.8, 4.8, 4.797, 4.8, 4.8, 4.8], "z": [0.09818, 0.1071, 0.1161, 0.1248, 0.1335, 0.1421, 0.1506]}, {"line": {"color": "grey"}, "mode": "lines", "showlegend": false, "type": "scatter3d", "x": [0.6252, 1.125, 1.624, 2.124, 2.624, 3.124, 3.624], "y": [6.399, 6.399, 6.399, 6.399, 6.399, 6.399, 6.399], "z": [0.1623, 0.1713, 0.1802, 0.189, 0.1977, 0.2062, 0.2146]}, {"line": {"color": "grey"}, "mode": "lines", "showlegend": false, "type": "scatter3d", "x": [0.6253, 1.125, 1.624, 2.124, 2.624, 3.124, 3.625], "y": [7.998, 7.998, 7.998, 7.998, 7.998, 7.998, 7.998], "z": [0.2357, 0.2448, 0.2537, 0.2626, 0.2712, 0.2797, 0.2881]}, {"line": {"color": "grey"}, "mode": "lines", "showlegend": false, "type": "scatter3d", "x": [0.6254, 1.125, 1.624, 2.124, 2.624, 3.124, 3.625], "y": [9.596, 9.596, 9.596, 9.596, 9.596, 9.596, 9.596], "z": [0.3157, 0.3248, 0.3338, 0.3426, 0.3512, 0.3597, 0.3681]}, {"line": {"color": "grey"}, "mode": "lines", "showlegend": false, "type": "scatter3d", "x": [0.6255, 1.125, 1.624, 2.124, 2.624, 3.124, 3.625], "y": [11.19, 11.19, 11.19, 11.19, 11.19, 11.19, 11.19], "z": [0.3998, 0.4089, 0.4178, 0.4266, 0.4352, 0.4437, 0.4522]}, {"line": {"color": "grey"}, "mode": "lines", "showlegend": false, "type": "scatter3d", "x": [0.6257, 1.125, 1.624, 2.124, 2.624, 3.124, 3.625], "y": [12.79, 12.79, 12.79, 12.79, 12.79, 12.79, 12.79], "z": [0.4862, 0.4952, 0.5042, 0.5129, 0.5216, 0.5301, 0.5385]}, {"line": {"color": "grey"}, "mode": "lines", "showlegend": false, "type": "scatter3d", "x": [0.6258, 1.125, 1.624, 2.124, 2.624, 3.124, 3.625], "y": [14.39, 14.39, 14.39, 14.39, 14.39, 14.39, 14.39], "z": [0.5735, 0.5825, 0.5914, 0.6002, 0.6088, 0.6173, 0.6258]}, {"line": {"color": "grey"}, "mode": "lines", "showlegend": false, "type": "scatter3d", "x": [0.626, 1.125, 1.624, 2.124, 2.624, 3.124, 3.625], "y": [15.99, 15.99, 15.99, 15.99, 15.99, 15.99, 15.99], "z": [0.6611, 0.6701, 0.679, 0.6877, 0.6964, 0.7049, 0.7134]}, {"line": {"color": "blue", "width": 4}, "marker": {"color": "blue", "size": 2}, "name": "Beam nodes", "type": "scatter3d", "x": [0, 8.75e-06, 3.528e-05], "y": [0, 1.6, 3.2], "z": [0, 0.01341, 0.04818]}, {"line": {"color": "blue", "width": 4}, "marker": {"color": "blue", "size": 2}, "showlegend": false, "type": "scatter3d", "x": [3.528e-05, 8.628e-05, 0.0001632], "y": [3.2, 4.799, 6.397], "z": [0.04818, 0.09973, 0.1642]}, {"line": {"color": "blue", "width": 4}, "marker": {"color": "blue", "size": 2}, "showlegend": false, "type": "scatter3d", "x": [0.0001632, 0.0002645, 0.0003879], "y": [6.397, 7.996, 9.594], "z": [0.1642, 0.238, 0.3183]}, {"line": {"color": "blue", "width": 4}, "marker": {"color": "blue", "size": 2}, "showlegend": false, "type": "scatter3d", "x": [0.0003879, 0.0005297, 0.0006867], "y": [9.594, 11.19, 12.79], "z": [0.3183, 0.4025, 0.4891]}, {"line": {"color": "blue", "width": 4}, "marker": {"color": "blue", "size": 2}, "showlegend": false, "type": "scatter3d", "x": [0.0006867, 0.000853, 0.001024], "y": [12.79, 14.39, 15.98], "z": [0.4891, 0.5765, 0.6641]}], "layout": {}}
